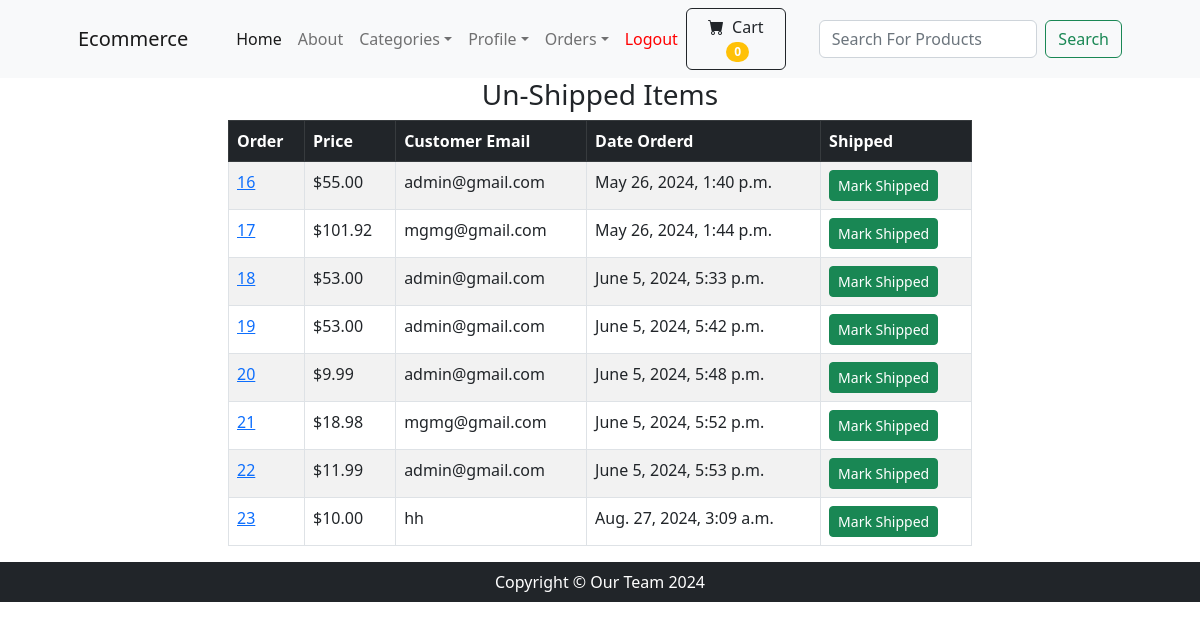
Page /payment/not_shipped_dash (signed in) on the committed database.
### payment/models.py (models this page shows, shortened)
class Order(models.Model):
    user = models.ForeignKey(User, on_delete=models.CASCADE, null=True, blank=True)
    full_name = models.CharField(max_length=250)
    email = models.EmailField(max_length=250)
    shipping_address = models.TextField(max_length=15000)
    amount_paid = models.DecimalField(max_digits=7, decimal_places=2)
    date_ordered = models.DateTimeField(auto_now_add=True)
    shipped = models.BooleanField(default=False)
    date_shipped = models.DateTimeField(blank=True, null=True)

### payment/views.py (the view, shortened to what this page needs)
# urls.py: path('not_shipped_dash', views.not_shipped_dash, name='not_shipped_dash'),
def not_shipped_dash(request):
    if request.user.is_authenticated and request.user.is_superuser:
        orders = Order.objects.filter(shipped=False)
        return render(request, "payment/not_shipped_dash.html", {'orders':orders})
    else:
        messages.success(request, "Access Denied")
        return redirect('home')

### cart/cart.py (called while the page is built)
    def __len__(self):
        return len(self.cart)

### cart/context_processors.py (called while the page is built)
def cart(request):
    return{'cart': Cart(request)}    # Return the default data from our Cart

### payment/templates/payment/not_shipped_dash.html (shortened to what this page needs)
{% extends "base.html" %}
{% block content %}
    <div class="container">
        <div class="row">
            <center>
                <div class="col-8">
                    <h3>Un-Shipped Items</h3>
                    <table class="table table-striped table-hover table-bordered">
                        <thead class="table-dark">
                            <tr>
                                <th scope="col">Order</th>
                                <th scope="col">Price</th>
                                <th scope="col">Customer Email</th>
                                <th scope="col">Date Orderd</th>
                                <th scope="col">Shipped</th>
                            </tr>
                        </thead>
                        <tbody>
                            {% for item in orders %}
                            <tr>
                                <td><a href="{% url 'orders' item.id %}">{{ item.id }}</a></td>
                                <td>${{ item.amount_paid }}</td>
                                <td>{{ item.email }}</td>
                                <td>{{ item.date_ordered }}</td>
                                <td>
                                    <form method="post">
                                        <button type="submit" class="btn btn-success btn-sm">Mark Shipped</button>
                                    </form>
                                </td>
                            </tr>
                            {% endfor %}
                        </tbody>
                    </table>
                </div>
            </center>
        </div>
    </div>
{% endblock content %}

### rows in the picture
Order: id "16", amount_paid "55.00", email "admin@gmail.com", date_ordered "May 26, 2024, 1:40 p.m."
Order: id "17", amount_paid "101.92", email "mgmg@gmail.com", date_ordered "May 26, 2024, 1:44 p.m."
Order: id "18", amount_paid "53.00", email "admin@gmail.com", date_ordered "June 5, 2024, 5:33 p.m."
Order: id "19", amount_paid "53.00", email "admin@gmail.com", date_ordered "June 5, 2024, 5:42 p.m."
Order: id "20", amount_paid "9.99", email "admin@gmail.com", date_ordered "June 5, 2024, 5:48 p.m."
Order: id "21", amount_paid "18.98", email "mgmg@gmail.com", date_ordered "June 5, 2024, 5:52 p.m."
Order: id "22", amount_paid "11.99", email "admin@gmail.com", date_ordered "June 5, 2024, 5:53 p.m."
Order: id "23", amount_paid "10.00", email "hh", date_ordered "Aug. 27, 2024, 3:09 a.m."

### other values in the picture
{{ cart|length }} "0"
